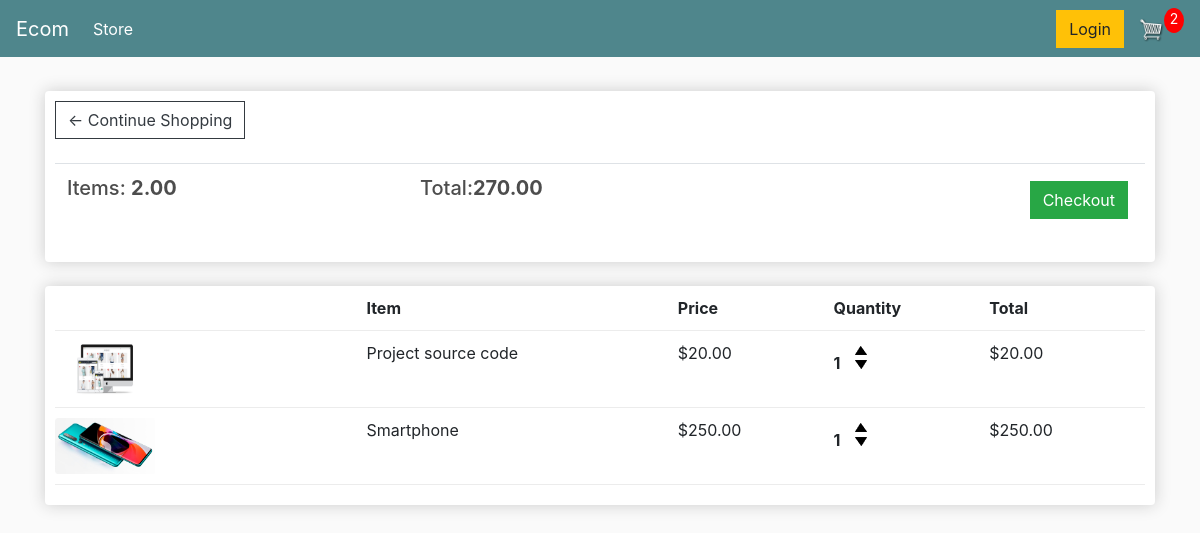
The page /cart/ (signed in) on the database as committed earlier.
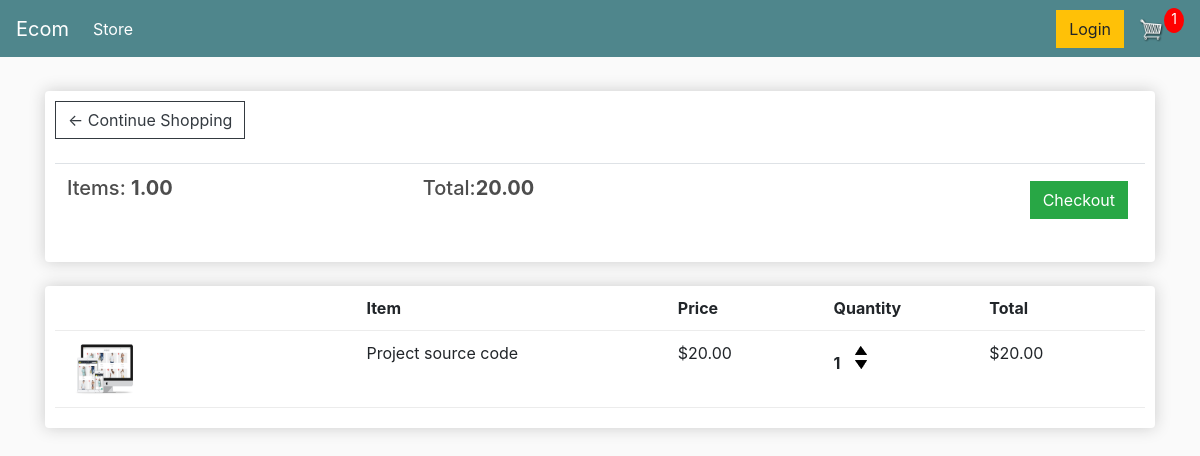
The same page on the database as committed later.
### store/models.py (models this page shows, shortened)
class Order(models.Model):
    customer = models.ForeignKey(Customer, on_delete=models.SET_NULL, null=True, blank=True)
    date_ordered = models.DateTimeField(auto_now_add=True)
    complete = models.BooleanField(default=False)
    transaction_id = models.CharField(max_length=100, null=True)
    @property
    def get_cart_total(self):
        orderitems = self.orderitem_set.all()
        total = sum([item.get_total for item in orderitems])
        return total
    @property
    def get_cart_items(self):
        orderitems = self.orderitem_set.all()
        total = sum([item.quantity for item in orderitems])
        return total

class OrderItem(models.Model):
    product = models.ForeignKey(Product, on_delete=models.SET_NULL, null=True)
    order = models.ForeignKey(Order, on_delete=models.SET_NULL, null=True)
    quantity = models.IntegerField(default=0, null=True, blank=True)
    date_added = models.DateTimeField(auto_now_add=True)
    @property
    def get_total(self):
        total = self.product.price * self.quantity
        return total

class Product(models.Model):
    name = models.CharField(max_length=200)
    price = models.DecimalField(max_digits=7, decimal_places=2)
    digital = models.BooleanField(default=False, null=True, blank=True)
    image = models.ImageField(null=True, blank=True)
    @property
    def imageURL(self):
        try:
            url = self.image.url
        except:
            url = ''
        return url

### store/views.py (the view)
# urls.py: path('cart/', views.cart, name="cart"),
def cart(request):
    data = cartData(request)
    cartItems = data['cartItems']
    order = data['order']
    items = data['items']
    context = {'items': items, 'order': order, 'cartItems': cartItems}
    return render(request, 'store/cart.html', context)

### store/utils.py (called while the page is built)
def cartData(request):
    if request.user.is_authenticated:
        customer = request.user.customer
        order, created = Order.objects.get_or_create(customer=customer, complete=False)
        items = order.orderitem_set.all()
        cartItems = order.get_cart_items
    else:
        cookieData = cookieCart(request)
        cartItems = cookieData['cartItems']
        order = cookieData['order']
        items = cookieData['items']
    return {'cartItems': cartItems, 'order': order, 'items': items}

### store/templates/store/cart.html
{% extends 'store/main.html' %}
{% load static %}
{% block content %}
<div class="row">
    <div class="col-lg-12">
        <div class="box-element">
            <a class="btn btn-outline-dark" href="{% url 'store' %}">&#x2190; Continue Shopping</a>
            <br>
            <br>
            <table class="table">
                <tr>
                    <th><h5>Items: <strong>{{order.get_cart_items|floatformat:2}}</strong></h5></th>
                    <th><h5>Total:<strong>{{order.get_cart_total|floatformat:2}}</strong></h5></th>
                    <th>
                        <a style="float:right; margin:5px;" class="btn btn-success"
                           href="{% url 'checkout' %}">Checkout</a>
                    </th>
                </tr>
            </table>
        </div>
        <br>
        <div class="box-element">
            <div class="cart-row">
                <div style="flex:2"></div>
                <div style="flex:2"><strong>Item</strong></div>
                <div style="flex:1"><strong>Price</strong></div>
                <div style="flex:1"><strong>Quantity</strong></div>
                <div style="flex:1"><strong>Total</strong></div>
            </div>
            {% for item in items %}
            <div class="cart-row">
                <div style="flex:2"><img class="row-image" src="{{item.product.imageURL}}"></div>
                <div style="flex:2"><p>{{item.product.name}}</p></div>
                <div style="flex:1"><p>${{item.product.price|floatformat:2}}</p></div>
                <div style="flex:1">
                    <p class="quantity">{{item.quantity}}</p>
                    <div class="quantity">
                        <img data-product={{item.product.id}} data-action="add" class="chg-quantity update-cart"
                             src="{% static  'images/arrow-up.png' %}">
                        <img data-product={{item.product.id}} data-action="remove" class="chg-quantity update-cart"
                             src="{% static  'images/arrow-down.png' %}">
                    </div>
                </div>
                <div style="flex:1"><p>${{item.get_total}}</p></div>
            </div>
            {% endfor %}
        </div>
    </div>
</div>
{% endblock content %}

Rows that differ between the two databases and show on the page:
removed OrderItem: product.imageURL (picture), product.name "Smartphone", product.price "250.00", quantity "1", get_total "250.00"
computed for Order: get_cart_items "2.00" → "1.00"; get_cart_total "270.00" → "20.00"
Other text that changed with them:
{{ cartItems }}: "2" → "1"
